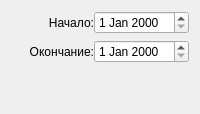
                          <widget class="QWidget" name="DO_NOT_USE_119">
                           <attribute name="title">
                            <string>Произвольный период</string>
                           </attribute>
                           <layout class="QVBoxLayout" name="verticalLayout_78">
                            <item>
                             <layout class="QGridLayout" name="DO_NOT_USE_120" columnstretch="1,0">
                              <property name="horizontalSpacing">
                               <number>0</number>
                              </property>
                              <item row="1" column="1">
                               <widget class="QDateEdit" name="DO_NOT_USE_121"/>
                              </item>
                              <item row="1" column="0">
                               <widget class="QLabel" name="DO_NOT_USE_122">
                                <property name="sizePolicy">
                                 <sizepolicy hsizetype="Minimum" vsizetype="Preferred">
                                  <horstretch>0</horstretch>
                                  <verstretch>0</verstretch>
                                 </sizepolicy>
                                </property>
                                <property name="text">
                                 <string>Окончание:</string>
                                </property>
                                <property name="alignment">
                                 <set>Qt::AlignRight|Qt::AlignTrailing|Qt::AlignVCenter</set>
                                </property>
                               </widget>
                              </item>
                              <item row="0" column="1">
                               <widget class="QDateEdit" name="DO_NOT_USE_124"/>
                              </item>
                              <item row="0" column="0">
                               <widget class="QLabel" name="DO_NOT_USE_123">
                                <property name="sizePolicy">
                                 <sizepolicy hsizetype="Minimum" vsizetype="Preferred">
                                  <horstretch>0</horstretch>
                                  <verstretch>0</verstretch>
                                 </sizepolicy>
                                </property>
                                <property name="layoutDirection">
                                 <enum>Qt::LeftToRight</enum>
                                </property>
                                <property name="text">
                                 <string>Начало:</string>
                                </property>
                                <property name="alignment">
                                 <set>Qt::AlignRight|Qt::AlignTrailing|Qt::AlignVCenter</set>
                                </property>
                               </widget>
                              </item>
                              <item row="2" column="1">
                               <spacer name="verticalSpacer_10">
                                <property name="orientation">
                                 <enum>Qt::Vertical</enum>
                                </property>
                                <property name="sizeHint" stdset="0">
                                 <size>
                                  <width>20</width>
                                  <height>40</height>
                                 </size>
                                </property>
                               </spacer>
                              </item>
                             </layout>
                            </item>
                           </layout>
                          </widget>
